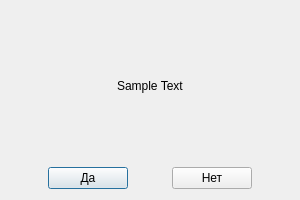
<?xml version="1.0" encoding="UTF-8"?>
<ui version="4.0">
 <class>Dialog2</class>
 <widget class="QDialog" name="Dialog2">
  <property name="geometry">
   <rect>
    <x>0</x>
    <y>0</y>
    <width>300</width>
    <height>200</height>
   </rect>
  </property>
  <property name="maximumSize">
   <size>
    <width>300</width>
    <height>200</height>
   </size>
  </property>
  <property name="windowTitle">
   <string>Dialog</string>
  </property>
  <layout class="QGridLayout" name="gridLayout">
   <item row="0" column="0">
    <layout class="QVBoxLayout" name="verticalLayout">
     <item>
      <layout class="QHBoxLayout" name="horizontalLayout_2">
       <item>
        <spacer name="horizontalSpacer_4">
         <property name="orientation">
          <enum>Qt::Horizontal</enum>
         </property>
         <property name="sizeHint" stdset="0">
          <size>
           <width>40</width>
           <height>20</height>
          </size>
         </property>
        </spacer>
       </item>
       <item>
        <widget class="QLabel" name="label">
         <property name="text">
          <string>Sample Text</string>
         </property>
        </widget>
       </item>
       <item>
        <spacer name="horizontalSpacer_5">
         <property name="orientation">
          <enum>Qt::Horizontal</enum>
         </property>
         <property name="sizeHint" stdset="0">
          <size>
           <width>40</width>
           <height>20</height>
          </size>
         </property>
        </spacer>
       </item>
      </layout>
     </item>
     <item>
      <layout class="QHBoxLayout" name="horizontalLayout">
       <item>
        <spacer name="horizontalSpacer_3">
         <property name="orientation">
          <enum>Qt::Horizontal</enum>
         </property>
         <property name="sizeHint" stdset="0">
          <size>
           <width>40</width>
           <height>20</height>
          </size>
         </property>
        </spacer>
       </item>
       <item>
        <widget class="QPushButton" name="Yes">
         <property name="sizePolicy">
          <sizepolicy hsizetype="Fixed" vsizetype="Fixed">
           <horstretch>0</horstretch>
           <verstretch>0</verstretch>
          </sizepolicy>
         </property>
         <property name="text">
          <string>Да</string>
         </property>
        </widget>
       </item>
       <item>
        <spacer name="horizontalSpacer">
         <property name="orientation">
          <enum>Qt::Horizontal</enum>
         </property>
         <property name="sizeType">
          <enum>QSizePolicy::Preferred</enum>
         </property>
         <property name="sizeHint" stdset="0">
          <size>
           <width>40</width>
           <height>20</height>
          </size>
         </property>
        </spacer>
       </item>
       <item>
        <widget class="QPushButton" name="No">
         <property name="sizePolicy">
          <sizepolicy hsizetype="Fixed" vsizetype="Fixed">
           <horstretch>0</horstretch>
           <verstretch>0</verstretch>
          </sizepolicy>
         </property>
         <property name="text">
          <string>Нет</string>
         </property>
        </widget>
       </item>
       <item>
        <spacer name="horizontalSpacer_2">
         <property name="orientation">
          <enum>Qt::Horizontal</enum>
         </property>
         <property name="sizeHint" stdset="0">
          <size>
           <width>40</width>
           <height>20</height>
          </size>
         </property>
        </spacer>
       </item>
      </layout>
     </item>
    </layout>
   </item>
  </layout>
 </widget>
 <resources/>
 <connections/>
</ui>
